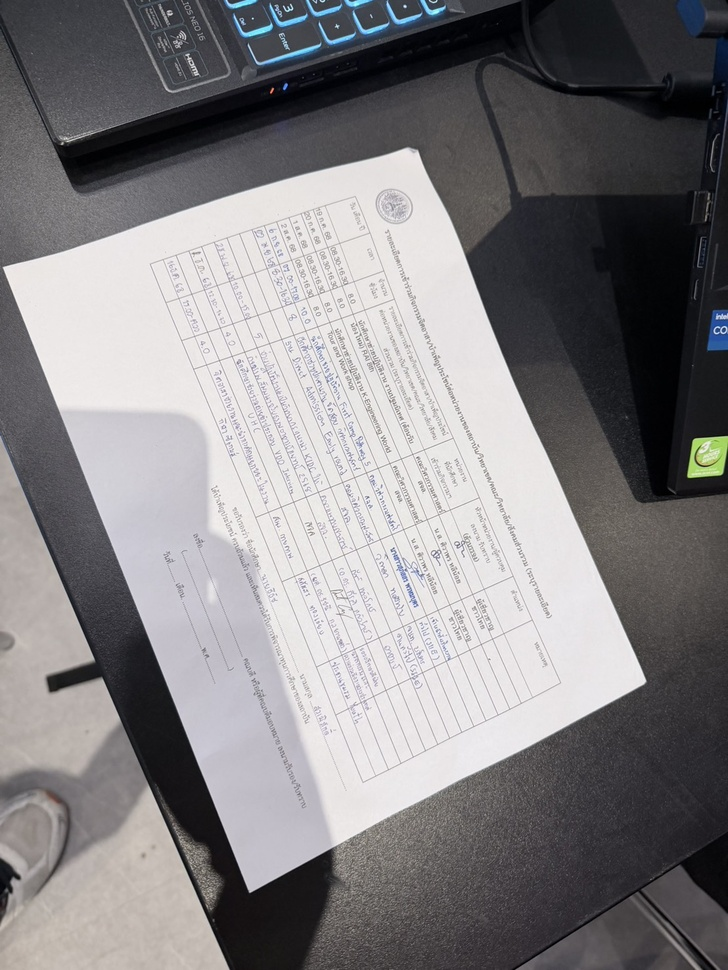
#> input picture document/S__225214471.jpg, 728 x 970 px, shrunk from 1108 x 1477 before the run
$ jupyter execute show_process.ipynb   (older library calls are emulated)
#> lines starting #> are read from the running program, lines starting #| are printed output that depends on the picture; after the words box and inside, x2 and y2 are one past the last pixel; in counts of white or black regions, pixels touching at a corner belong together
# Running Process

[cell 1]
import cv2
import numpy as np
import matplotlib.pyplot as plt

## Load Image

[cell 2]
path = "document/S__225214471.jpg"
img = cv2.imread(path)
#> img is the input picture: shape (970, 728, 3); mean B, G, R 131.9, 130, 132
rgb = cv2.cvtColor(img, cv2.COLOR_BGR2RGB)
plt.imshow(rgb);
plt.axis('off');

## Convert to Grayscale

[cell 3]
gray = cv2.cvtColor(img, cv2.COLOR_BGR2GRAY)
plt.imshow(gray, cmap='gray');
plt.axis('off');

## Method 1: Gaussian Filter + Canny

[cell 4]
# Gaussian Filter
ks = 5
sigma = 1.0
kerX = cv2.getGaussianKernel(ks, sigma)
kerY = cv2.transpose(kerX)
ker_gau = kerX * kerY
blurred1 = cv2.filter2D(gray, cv2.CV_8U, ker_gau)

# Canny
edges1 = cv2.Canny(blurred1, 50, 150)
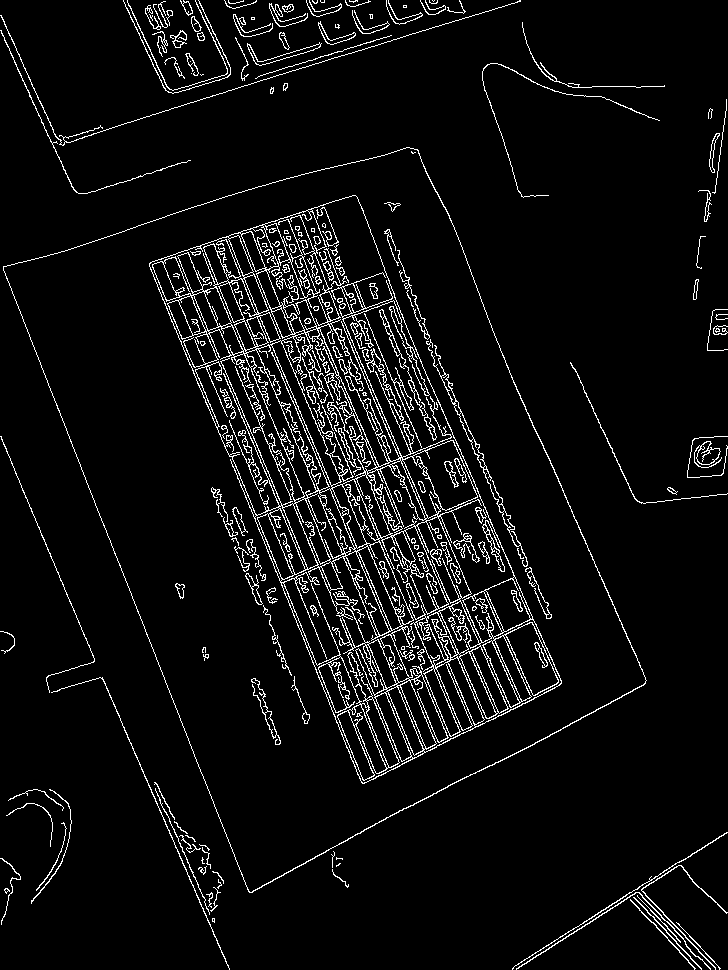
#> edges1: shape (970, 728); 5.6% white in thin lines or dots

## Method 2: Gaussian + Morphology + Canny

[cell 5]
# Gaussian Filter
ks = 5
sigma = 1.0
kerX = cv2.getGaussianKernel(ks, sigma)
kerY = cv2.transpose(kerX)
ker_gau = kerX * kerY
blurred2 = cv2.filter2D(gray, cv2.CV_8U, ker_gau)

# Strong morphology to suppress grid texture
kernel_big = cv2.getStructuringElement(cv2.MORPH_RECT, (25,25))
closed = cv2.morphologyEx(blurred2, cv2.MORPH_CLOSE, kernel_big, iterations=1)
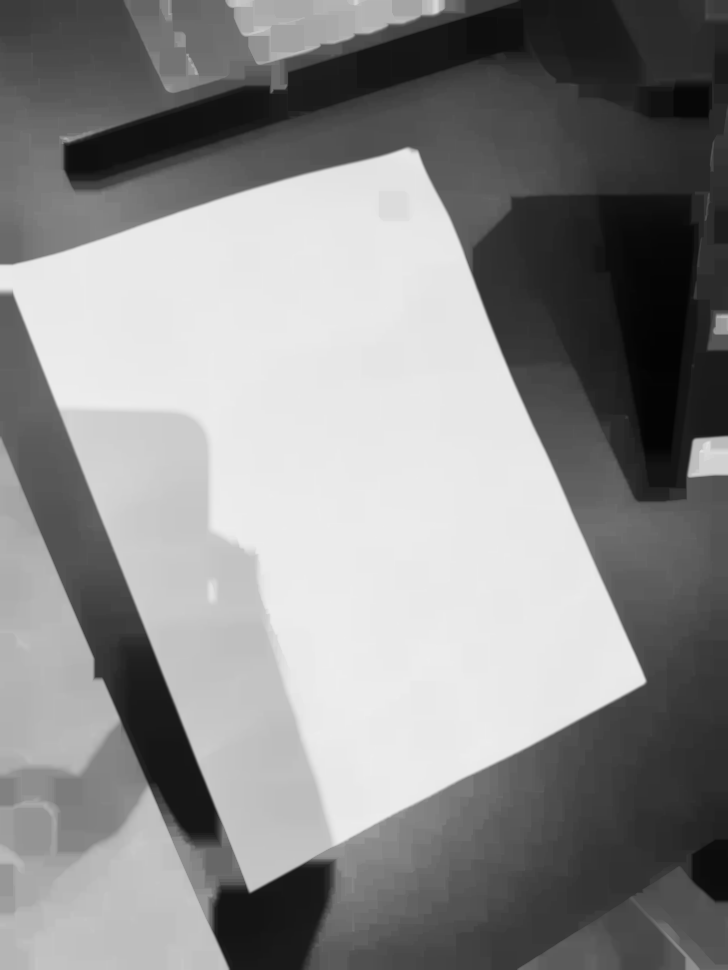
#> closed: shape (970, 728); min 3, max 238, mean 138.3

# Canny
edges2 = cv2.Canny(closed, 50, 150)
#> edges2: shape (970, 728); 0.88% white in thin lines or dots

## Find Contours for Both Methods

[cell 6]
# Dilate (for clearer edge)
kernel = np.ones((3,3), np.uint8)
edges1_dilate = cv2.dilate(edges1, kernel, iterations=1)
#> edges1_dilate: shape (970, 728); 17% white; 50 white regions, largest, box (x1, y1, x2, y2) and area: (148, 194, 563, 785) 76578, (2, 146, 648, 894) 8116, (0, 435, 231, 970) 4218
edges1_dilate = cv2.morphologyEx(edges1_dilate, cv2.MORPH_CLOSE, kernel, iterations=1)
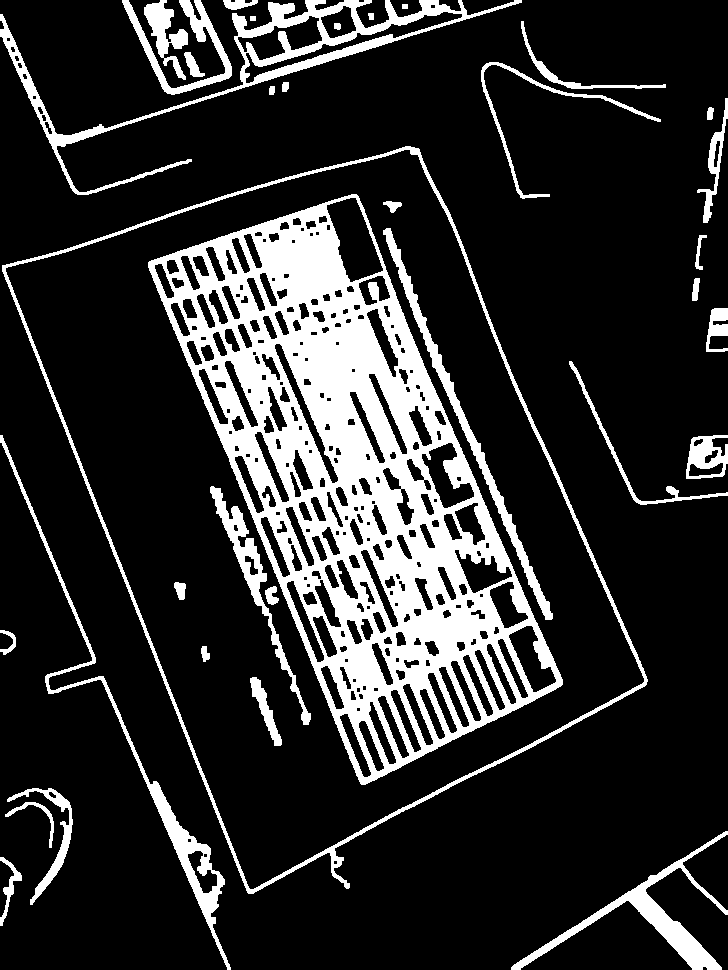
#> edges1_dilate: shape (970, 728); 18.1% white; 35 white regions, largest, box (x1, y1, x2, y2) and area: (148, 194, 563, 785) 82808, (0, 0, 522, 195) 8926, (2, 146, 648, 894) 8179

edges2_dilate = cv2.dilate(edges2, kernel, iterations=1)
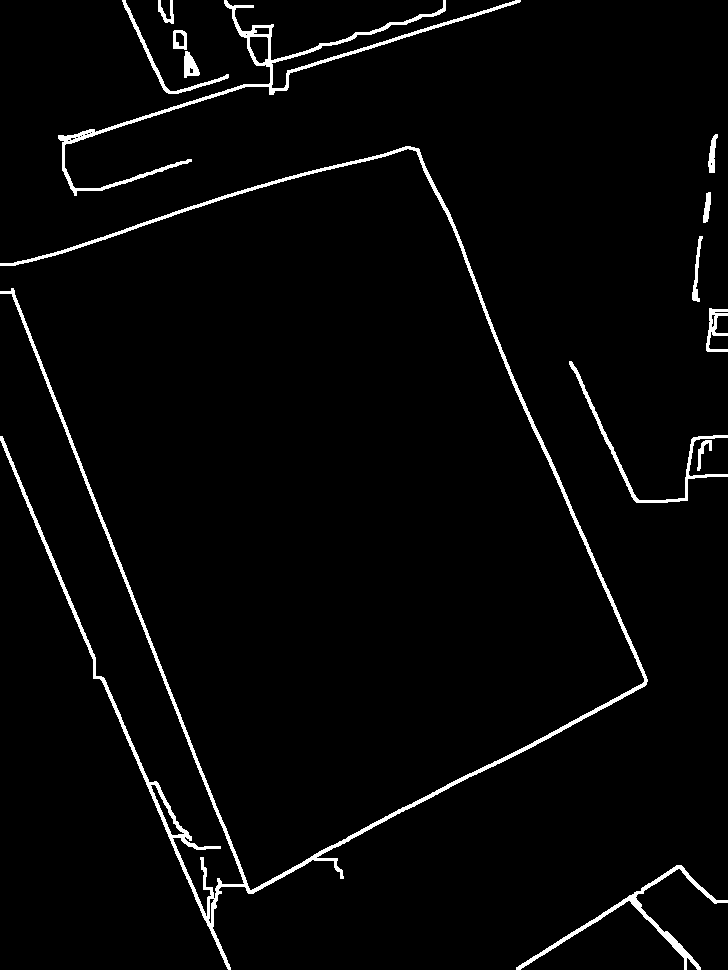
#> edges2_dilate: shape (970, 728); 2.9% white; 13 white regions, largest, box (x1, y1, x2, y2) and area: (0, 146, 648, 970) 11152, (58, 0, 521, 196) 3908, (516, 865, 728, 970) 1625
edges2_dilate = cv2.morphologyEx(edges2_dilate, cv2.MORPH_CLOSE, kernel, iterations=1)
#> edges2_dilate: shape (970, 728); 2.9% white; 11 white regions

# Find contours - Method 1
cnts1, _ = cv2.findContours(edges1_dilate, cv2.RETR_LIST, cv2.CHAIN_APPROX_SIMPLE)
#> cnts1 = 310 contours, 56 with area under 20; largest, box (x1, y1, x2, y2) and area: (2, 146, 648, 894) 278911, (5, 149, 645, 890) 272738, (148, 194, 563, 785) 121136, (0, 0, 522, 195) 12174, (0, 435, 231, 970) 4380
cnts1 = sorted(cnts1, key=cv2.contourArea, reverse=True)

doc1 = None
area1 = 0
for c in cnts1[:15]:
    peri = cv2.arcLength(c, True)
    approx = cv2.approxPolyDP(c, 0.02 * peri, True)
    if len(approx) == 4:
        doc1 = approx
        area1 = cv2.contourArea(approx)
        break
#> this loop made 1 pass
#> (peri, doc1, area1) on pass 1: (2417.5, [[410, 146], [2, 265], [248, 893], [647, 681]], 274603.5)

# Find contours - Method 2
cnts2, _ = cv2.findContours(edges2_dilate, cv2.RETR_LIST, cv2.CHAIN_APPROX_SIMPLE)
#> cnts2 = 17 contours, 2 with area under 20; largest, box (x1, y1, x2, y2) and area: (0, 146, 648, 970) 8860, (58, 0, 521, 196) 3428, (516, 865, 728, 970) 1332, (569, 361, 728, 503) 995, (173, 30, 200, 78) 482
cnts2 = sorted(cnts2, key=cv2.contourArea, reverse=True)

doc2 = None
area2 = 0
for c in cnts2[:15]:
    peri = cv2.arcLength(c, True)
    approx = cv2.approxPolyDP(c, 0.02 * peri, True)
    if len(approx) == 4:
        doc2 = approx
        area2 = cv2.contourArea(approx)
        break
#> this loop made 6 passes
#> (peri, doc2, area2) on pass 6: (359.9, [[122, 0], [166, 92], [228, 77], [170, 91]], 207)
#> peri on passes 1 to 5: 6237.8, 2146.2, 762.3, 794.6, 135.7

print("Method 1 (Gaussian) area:", area1)
#| Method 1 (Gaussian) area: 274603.5
print("Method 2 (Morphology) area:", area2)
#| Method 2 (Morphology) area: 207.0

## Select Best Method (Largest Area)

[cell 7]
if area1 > area2:
    doc = doc1
#> doc = [[410, 146], [2, 265], [248, 893], [647, 681]]
    print("Using Method 1: Gaussian")
else:
    doc = doc2
    print("Using Method 2: Morphology")

print("Document found:", doc is not None)
#| Document found: True

## Show Detection

[cell 8]
vis = rgb.copy()
if doc is not None:
    cv2.drawContours(vis, [doc], -1, (0,255,0), 3)
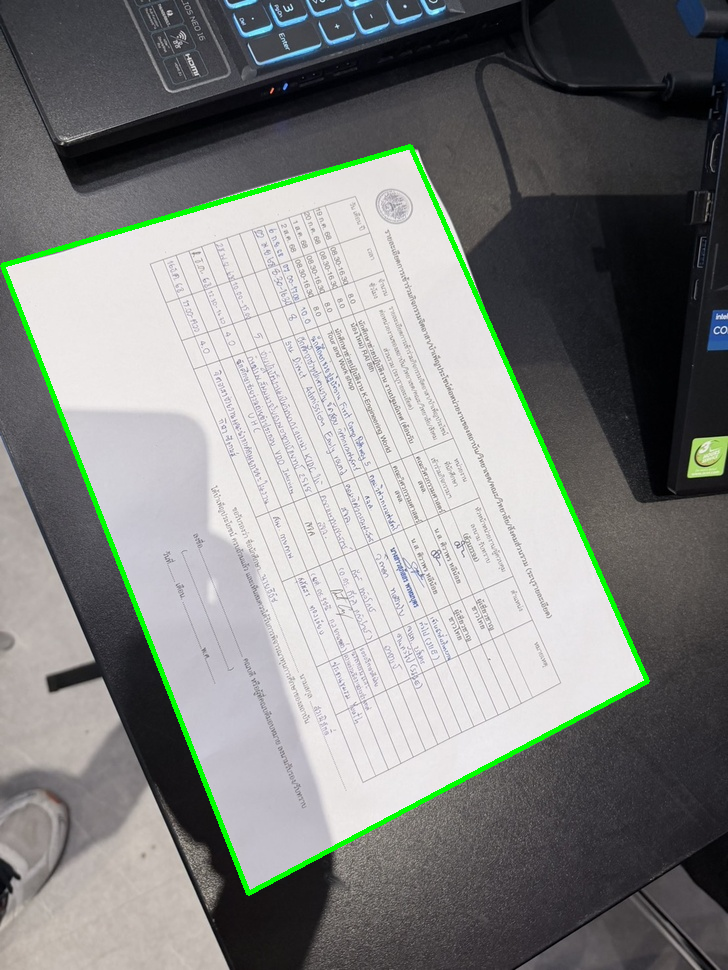
#> vis: shape (970, 728, 3); mean R, G, B 129.6, 131.4, 129.5

plt.imshow(vis);
plt.axis('off');

## Perspective Transform

[cell 9]
# Find 4 points
pts = doc.reshape(4, 2).astype("float32")
#> pts = [[410, 146], [2, 265], [248, 893], [647, 681]]

rect = np.zeros((4,2), dtype="float32")
s = pts.sum(axis=1)
#> s = [556, 267, 1141, 1328]
rect[0] = pts[np.argmin(s)]  # top-left
rect[2] = pts[np.argmax(s)]  # bottom-right

diff = np.diff(pts, axis=1)
#> diff = [-264, 263, 645, 34]
rect[1] = pts[np.argmin(diff)]  # top-right
rect[3] = pts[np.argmax(diff)]  # bottom-left

(tl, tr, br, bl) = rect

# Compute width and height of new image
widthA = np.linalg.norm(br - bl)
widthB = np.linalg.norm(tr - tl)
maxWidth = int(max(widthA, widthB))

heightA = np.linalg.norm(tr - br)
heightB = np.linalg.norm(tl - bl)
maxHeight = int(max(heightA, heightB))

dst = np.array([
    [0, 0],
    [maxWidth - 1, 0],
    [maxWidth - 1, maxHeight - 1],
    [0, maxHeight - 1]
], dtype="float32")

# Perspective Transform
M = cv2.getPerspectiveTransform(rect, dst)
warped = cv2.warpPerspective(img, M, (maxWidth, maxHeight))

plt.imshow(cv2.cvtColor(warped, cv2.COLOR_BGR2RGB));
plt.axis("off");

## Convert to Grayscale

[cell 10]
warped_gray = cv2.cvtColor(warped, cv2.COLOR_BGR2GRAY)

plt.imshow(warped_gray, cmap="gray");
plt.axis("off");

## Illumination Normalization (Shadow Removal)

[cell 11]
bg = cv2.GaussianBlur(warped_gray, (55,55), 0)
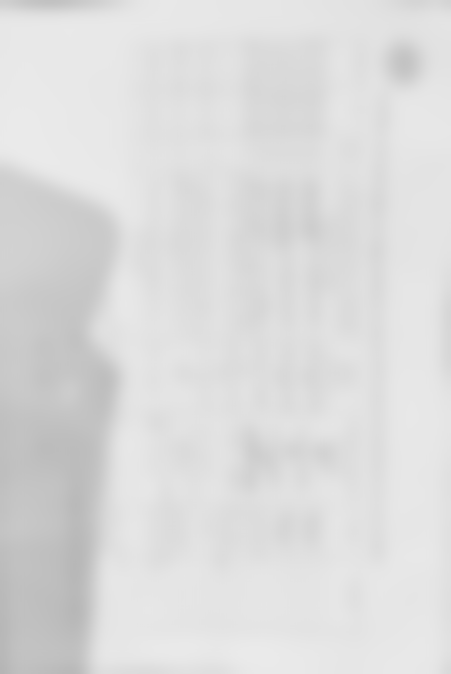
#> bg: shape (674, 451); min 181, max 234, mean 220.1
normalized = cv2.divide(warped_gray, bg, scale=255)
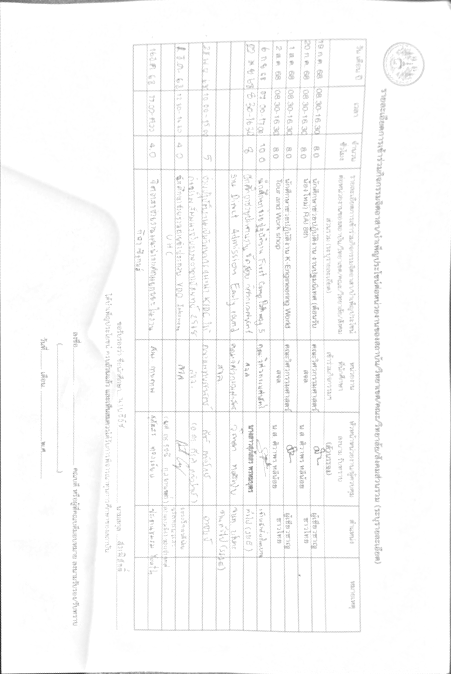
#> normalized: shape (674, 451); min 34, max 255, mean 250

plt.imshow(normalized, cmap="gray");
plt.axis("off");

## Convert to Binary (Clean Scan)

[cell 12]
binary = cv2.adaptiveThreshold(
    normalized,
    255,
    cv2.ADAPTIVE_THRESH_GAUSSIAN_C,
    cv2.THRESH_BINARY,
    25,
    10
)
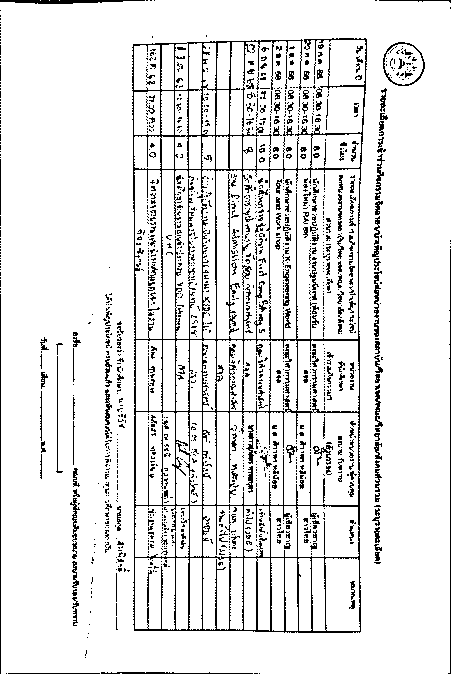
#> binary: shape (674, 451); 89.8% white; black in thin lines or dots

plt.imshow(binary, cmap="gray");
plt.axis("off");

$ run again, with document/S__225214472.jpg copied over document/S__225214471.jpg
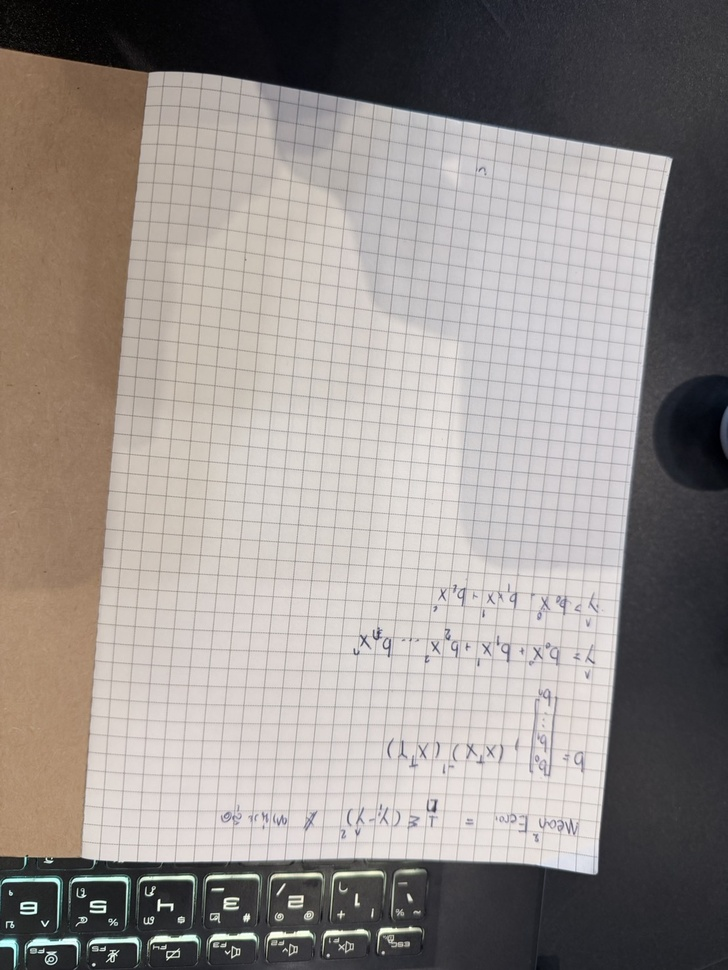
#> input picture document/S__225214472.jpg, 728 x 970 px, shrunk from 1108 x 1477 before the run
#> img is the input picture: shape (970, 728, 3); mean B, G, R 139.2, 142.7, 149.3
#> `edges1 = cv2.Canny(blurred1, 50, 150)`:
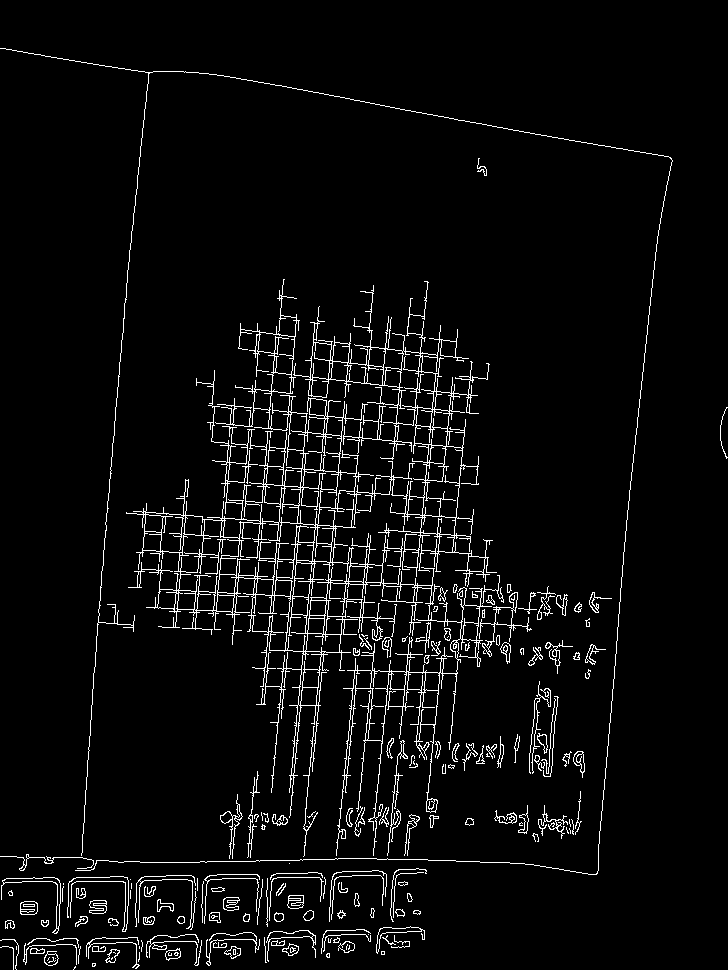
#> edges1: shape (970, 728); 4.4% white in thin lines or dots
#> edges2: shape (970, 728); 0.85% white in thin lines or dots
#> cnts1 = 333 contours, 4 with area under 20; largest, box (x1, y1, x2, y2) and area: (0, 47, 674, 876) 396166, (83, 72, 671, 874) 267554, (0, 871, 327, 970) 8719, (305, 653, 354, 859) 5850, (251, 706, 315, 861) 3212
#> the loop `for c in cnts1[:15]:` made 8 passes
#> (peri, doc1, area1) on pass 8: (346.7, [[366, 689], [357, 806], [341, 828], [355, 696]], 1514)
#> cnts2 = 35 contours; largest, box (x1, y1, x2, y2) and area: (0, 47, 674, 970) 429642, (82, 72, 671, 932) 397406, (84, 884, 151, 939) 2768, (37, 881, 91, 939) 2508, (358, 876, 420, 928) 2508
#> the loop `for c in cnts2[:15]:` made 2 passes
#> (peri, doc2, area2) on pass 2: (2951.6, [[153, 72], [670, 160], [594, 873], [82, 875]], 393151.5)
#| Method 1 (Gaussian) area: 1514.0
#| Method 2 (Morphology) area: 393151.5
#> doc = [[153, 72], [670, 160], [594, 873], [82, 875]]
#| Document found: True
#> vis: shape (970, 728, 3); mean R, G, B 146.7, 144.7, 136.7
#> s = [225, 830, 1467, 957]
#> diff = [-81, -510, 279, 793]
#> `binary = cv2.adaptiveThreshold( normalized, 255, cv2.ADAPTIVE_THRESH_G..`:
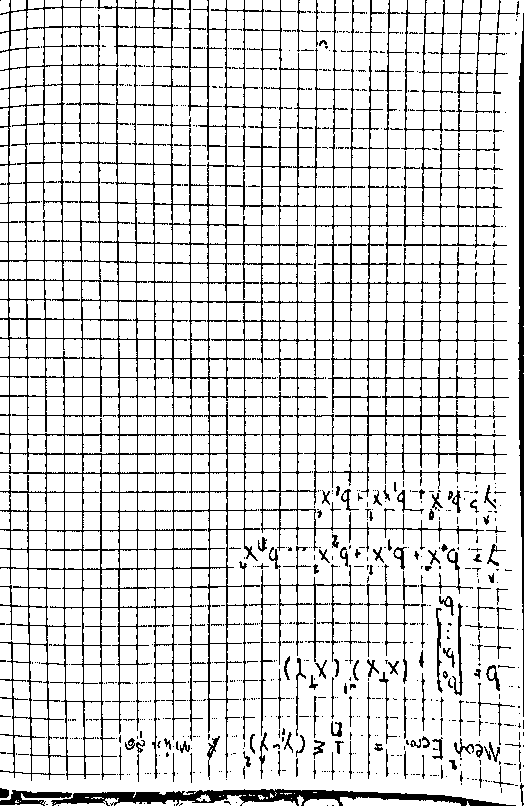
#> binary: shape (806, 524); 85.6% white; black in thin lines or dots
